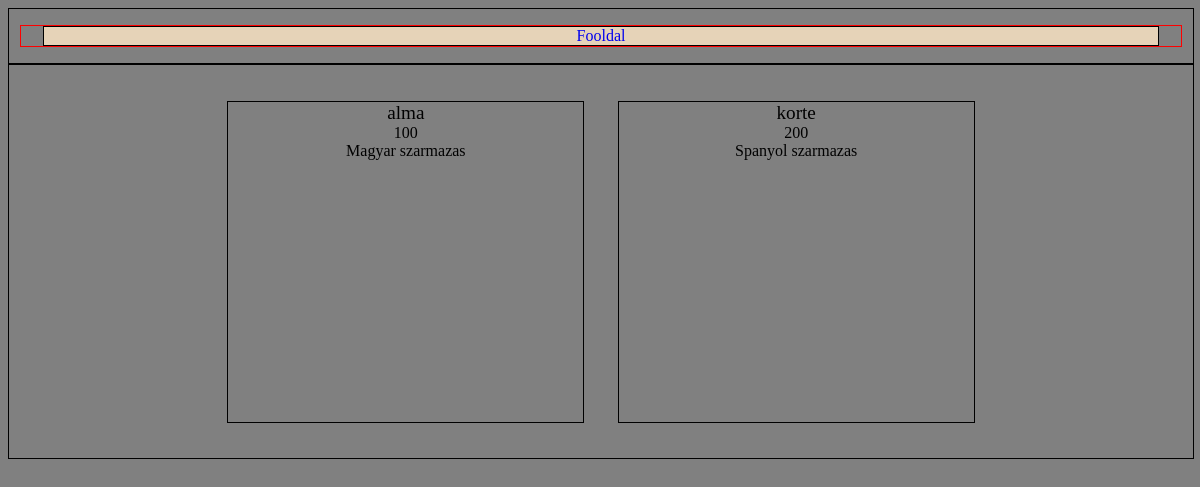
Before: / with the older database file.
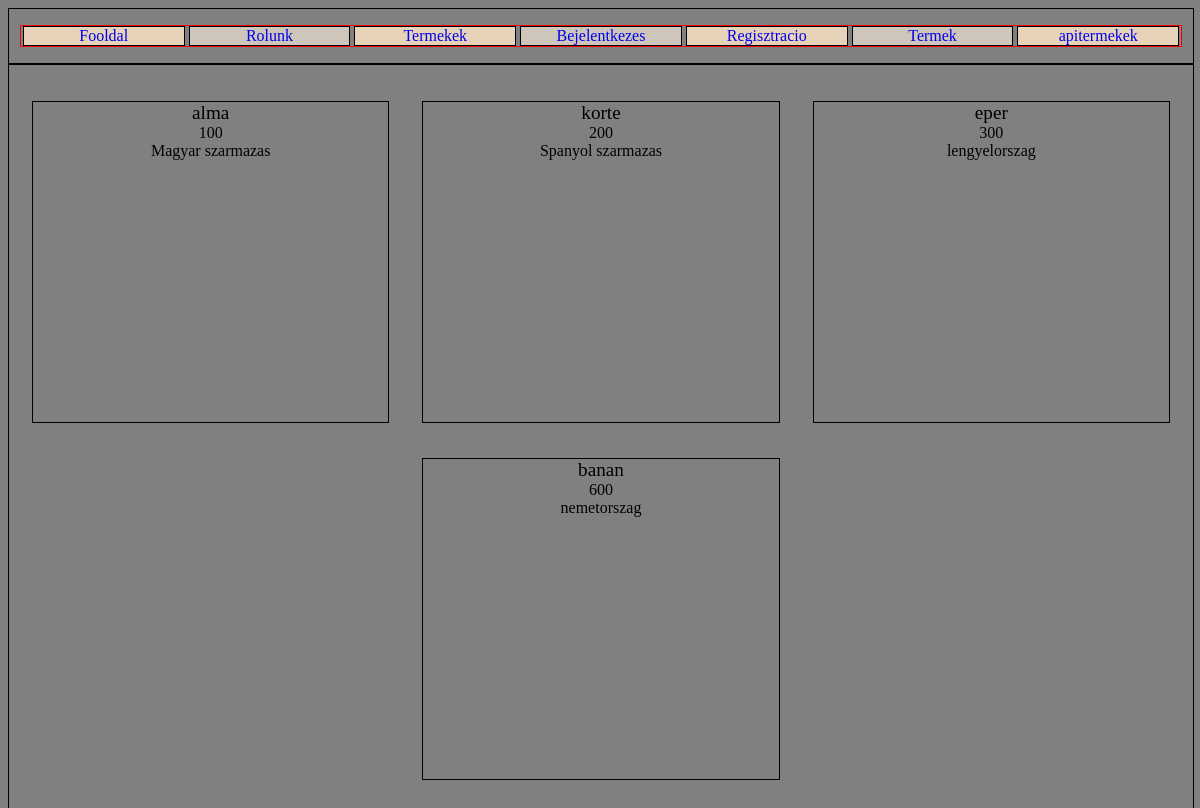
After: the same page with the newer database file.
### tables this page shows
CREATE TABLE `menu` (
  `id_menu` int(255) NOT NULL,
  `nev_menu` varchar(255) NOT NULL,
  `rang` int(255) NOT NULL,
  `sorrend` int(255) NOT NULL
);

CREATE TABLE `aru` (
  `id_aru` int(255) NOT NULL,
  `nev_aru` varchar(255) NOT NULL,
  `ar` int(255) NOT NULL,
  `leiras` varchar(255) NOT NULL
);

### server/autoloader.php (called while the page is built, shortened)
<?php
class Autoloader{
public static function Main(){
        spl_autoload_register(function ($osztaly){
            $osztaly=strtolower($osztaly);
            $osztaly=str_replace("\\","/",$osztaly);
        });
    }
}
?>

### server/Model/menumodel.php (called while the page is built, shortened)
<?php
class MenuModel{
    public static function Connection() {
        return csatlakozas::GetConnection();
    }
    public static function GetMenuByRang($rang){
        try {
            $db = self::Connection();
            if ($rang==0) {
                $sql = "SELECT * FROM menu WHERE rang<=:rang";
            }else{
                $sql = "SELECT * FROM `menu` where rang<=:rang && rang<> -1";
            }
            $sth = $db->prepare($sql);
            $sth->execute(array(':rang'=>$rang));
            $eredmeny = $sth->fetchAll(\PDO::FETCH_ASSOC);
            return $eredmeny;
        }catch (\PDOException $e) {
            return 0;
        }
    }
}
?>

### server/Model/fooldalmodel.php (called while the page is built, shortened)
<?php
class FooldalModel{
    public static function Connection() {
        return csatlakozas::GetConnection();
    }
    public static function lekerdezAru(){
        try {
            $db = self::Connection();
            $sql = "SELECT * FROM aru";
            $sth = $db->prepare($sql);
            $sth->execute();
            $eredmeny = $sth->fetchAll(\PDO::FETCH_ASSOC);
            return $eredmeny;
        }catch (\PDOException $e) {
            return 0;
        }
    }
}
?>

### server/View/fooldalview.php (the view, shortened to what this page needs)
<?php
class FooldalView{
    public static function ShowAru($aru){
       echo '<div id="aruk">';
       foreach ($aru as $ertek) {
            echo '<div class="aru">';
                echo '<div class="aru_nev">'.$ertek['nev_aru'].'</div>';
                echo '<div class="aru_ar">'.$ertek['ar'].'</div>';
                echo '<div class="aru_leiras">'.$ertek['leiras'].'</div>';
            echo '</div>';
       }
       echo '</div>';
    }
}
?>

### index.php (shortened to what this page needs)
<?php
$indexFajl=__DIR__."/client/index.php";
if (file_exists($indexFajl)) {
    include_once($indexFajl);
}else{
    print("<br>Felhasznaloi home nem talalhato! ");
}
?>

### client/index.php (shortened to what this page needs)
<?php
include_once(__DIR__."/../server/Request.php");
?>
<!DOCTYPE html>
<html lang="en">
<head>
</head>
<body style="background-color:gray;">
    <?php
    Request::GetKeres();
    ?>
</body>
</html>

### server/request.php (shortened to what this page needs)
<?php
include_once(__DIR__."/autoloader.php");
class Request{
    public static function GetKeres(){
        $darabol=explode("/",($_GET["oldal"] ?? "Fooldal"));
        $oldal= $darabol[0];
        $metodus=$darabol[1] ?? "Main";
        $parameter=array($darabol[2] ?? null);
        if (MeghivasEllenorzo::MeghivMVCMetodus(MeghivasEllenorzo::MVCFajlEsMetodusLetezikE("Menu","Main","Controller"),$parameter,true)==0) {
            MeghivasEllenorzo::ErrorFajlMeghiv();
        }
        $menu=MeghivasEllenorzo::MeghivMVCMetodus(MeghivasEllenorzo::MVCFajlEsMetodusLetezikE("Menu","GetMenuByRang","Model"),$rang=array($_SESSION["rang"]),false);
        if ($menu!=0) {
            foreach ($menu as $ertek) {
                if (htmlspecialchars($oldal)==$ertek["nev_menu"]) {
                    $meghiv=MeghivasEllenorzo::MeghivMVCMetodus(MeghivasEllenorzo::MVCFajlEsMetodusLetezikE($ertek["nev_menu"],$metodus,"Controller"),$parameter,true);
                    break;
                }
            }
        }else{
            MeghivasEllenorzo::ErrorFajlMeghiv();
        }
    }
}
?>

### server/meghivasellenorzo.php (shortened to what this page needs)
<?php
class MeghivasEllenorzo{
    public static function SetCssFajl($fajl){
        if (file_exists(__DIR__.'/../client/css/'.$fajl.'.css')) {
            ?>
                <link rel="stylesheet" href="./client/css/<?php echo $fajl;?>.css?v=1">
            <?php
        }
    }
            ?>
        <?php
    public static function MVCFajlEsMetodusLetezikE($nev,$metodus,$mvcTipus){
        $fajlEleres='Server\\'.$mvcTipus.'\\'.$nev.''.$mvcTipus;
        if (class_exists($fajlEleres) && method_exists($fajlEleres,$metodus)) {
           return [$fajlEleres,$metodus,$nev];
        }
       return 0;
    }
    public static function MeghivMVCMetodus($array,$param,$include){
        if ($array) {
            if ($include==true) {
                self::SetCssFajl($array[2]);
            }
            $rm=new \ReflectionMethod($array[0],$array[1]);
            if ($param!=null && count($param)>=$rm->getNumberOfRequiredParameters()) {
                return call_user_func([$array[0],$array[1]],$param[0]);
            }
            return call_user_func([$array[0],$array[1]]);
        }
        return 0;
    }
}
?>

### server/Controller/menucontroller.php (shortened to what this page needs)
<?php
class MenuController{
    public static function Main(){
        if (isset($_SESSION["rang"])) {
            $menu=MenuModel::GetMenuByRang($_SESSION["rang"]);
        }else{
            $menu=MenuModel::GetMenuByRang(0);
        }
        if ($menu) {
            MenuView::ShowMenu($menu);
            return 1;
        }
            return 0;
    }
}
?>

### server/View/menuview.php (shortened to what this page needs)
<?php
class MenuView{
    public static function ShowMenu($menu){
        if (is_array($menu)) {
            echo '<nav id="menuk">';
            echo '<ul id="menuUl">';
            foreach ($menu as $ertek) {
                ?>
                    <li class="menuLi"><a class="menuA" href="?oldal=<?php echo $ertek['nev_menu'];?>/Main"><?php echo $ertek['nev_menu'];?></a></li>
                <?php
            }
            echo '</ul>';
            echo '</nav>';
            return 1;
        }
        return 0;
    }
}
?>

### server/Controller/fooldalcontroller.php (shortened to what this page needs)
<?php
class FooldalController{
    public static function Main(){
        $aru=FooldalModel::lekerdezAru();
        if ($aru) {
            FooldalView::ShowAru($aru);
            return 1;
        }
        return 0;
    }
}
?>

### client/css/menu.css (style rules this page uses)
#menuk { width: 100%; min-width: auto; display: flex; justify-content: center; align-items: center; flex-direction: row; border: 1px solid black; }
#menuUl { width: 98%; min-width: auto; display: flex; flex-direction: row; align-items: center; justify-content: center; padding: 0px; border: 1px solid red; }
.menuLi { width: 96%; min-width: auto; display: flex; align-items: center; justify-content: center; list-style: none; border: 1px solid black; margin-left: 2px; margin-right: 2px; }
#menuUl .menuLi:nth-child(odd) { background-color: rgb(230, 211, 184); }
#menuUl .menuLi:nth-child(even) { background-color: rgb(206, 198, 187); }
.menuA { text-decoration: none; }

### client/css/fooldal.css (style rules this page uses)
html { font-size: 16px; }
#aruk { width: 100%; display: flex; justify-content: center; align-items: center; flex-wrap: wrap; border: 1px solid black; padding-top: calc(3%); }
.aru { width: calc(30%); min-width: 150px; max-width: 500px; border: 1px solid black; margin-left: calc(1.4%); margin-right: calc(1.4%); margin-bottom: calc(3%); display: flex; align-items: center; flex-direction: column; word-break: break-word; min-height: 40vh; height: auto; }
.aru_nev { font-size: 1.2rem; }

Changed rows visible on the page:
now on this page (row edited): menu: nev_menu "Rolunk"
added menu: nev_menu "Termekek"
added menu: nev_menu "Bejelentkezes"
added menu: nev_menu "Regisztracio"
added menu: nev_menu "Termek"
added menu: nev_menu "apitermekek"
added aru: nev_aru "eper", ar "300", leiras "lengyelorszag"
added aru: nev_aru "banan", ar "600", leiras "nemetorszag"
